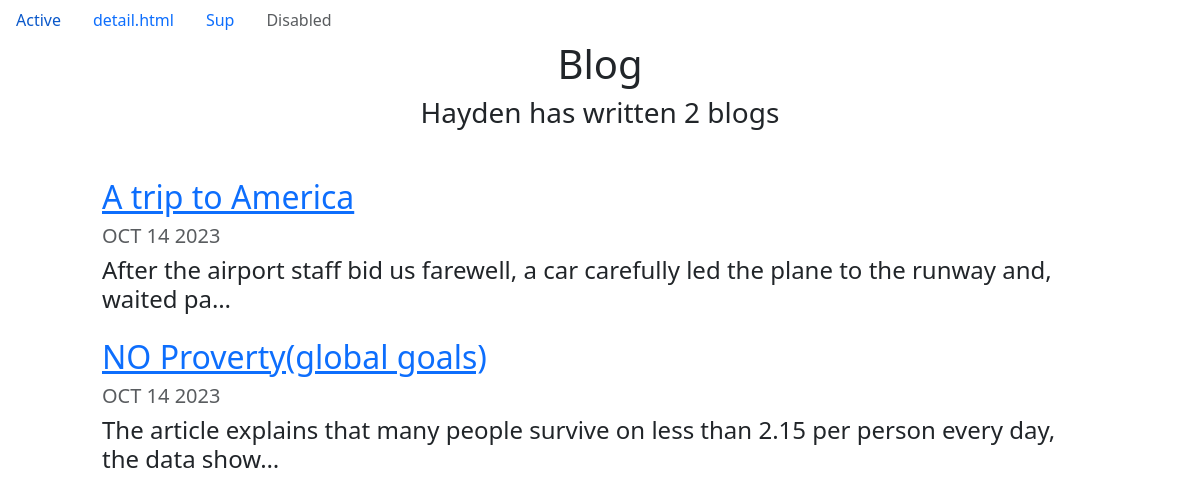
Screenshot of /blog/hello with the database file from the repository.
### blog/models.py (models this page shows, shortened)
class Blog(models.Model):
    title = models.CharField(max_length=200)
    description = models.TextField()
    date = models.DateField()

### blog/views.py (the view)
# urls.py: path('hello', views.all_blogs, name='all_blogs'),
def all_blogs(request):
    blog = Blog.objects.order_by('date')
    return render (request, 'blog/all_blogs.html', {'blogs':blog})

### blog/templates/blog/all_blogs.html
{% extends "portfolio/base.html" %}
{% load static %}
{% block content %}
<h1 id="blogtitle" class="font-weight-bold text-center">Blog</h1>
<h3 class="text-center mb-5">Hayden has written {{ blogs.count }} blog{{ blogs.count|pluralize }}</h3>
{% for blog in blogs %}
<div class="row justify-content-center my-3">
  <div class="col-md-10">
    <a href="{% url 'blog:detail' blog.id %}">
      <h2>{{ blog.title }}</h2>
    </a>
    <h5 class="text-muted">{{ blog.date|date:'M d Y'|upper }}</h5>
    <h4>{{ blog.description|striptags|truncatechars:100 }}</h4>
  </div>
</div>
{% endfor %}
{% endblock %}

### rows the page displays
Blog: title "A trip to America", date "OCT 14 2023", description "After the airport staff bid us farewell, a car carefully led the plane to the runway and, waited pa…"
Blog: title "NO Proverty(global goals)", date "OCT 14 2023", description "The article explains that many people survive on less than 2.15 per person every day, the data show…"

### other values shown
{{ blogs.count }} "2"
